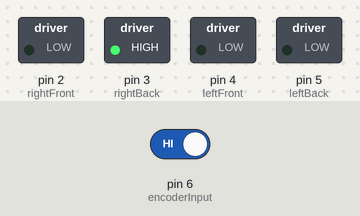
The sketch below on a simulated Arduino Uno, built with avr-gcc and run on an emulated ATmega328P. Parts: switched loads named in the sketch (green lamp = pin HIGH). The test bench sets the inputs (shaded band); at power-on: pin 6 (encoderInput) HIGH. What the sketch prints to the serial monitor is not drawn.

Above: at 0.1 s.
Timing chart, 0 to 1.6 s (numbered marks = the images above):
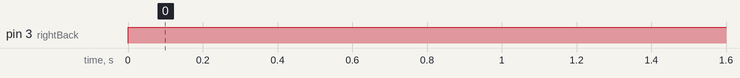

The sketch:

ArduinoSearchAndDestroy.ino
```cpp
#include "Arduino.h"
#include "TrackDriver.h"
#include "InitialiseIO.h"

#define FORWARD 0
#define LEFT 	1
#define RIGHT 	2

//The setup function is called once at startup of the sketch
void setup() {
	Serial.begin(9600);
	int temp;
	if(( temp = initIO() ) != 0 ){
		Serial.println("Failure IO init");
	}

}


// The loop function is called in an endless loop
void loop() {


	int temp = movePattern( FORWARD );
	Serial.println(temp);
	delay(10000);

}
```

InitialiseIO.cpp
```cpp
/*
 * Ciunas Bennett
 *
 *  Created on: 25 Jun 2017
 *
 */
#include "Arduino.h"

int initIO(){


	//Set output pins for track and
	for(int i=2; i<6; i++){
		pinMode(i, OUTPUT);
	}
	//set input for photodiode
	pinMode(6, INPUT);

	return 0;
}
```

InitialiseIO.h
```cpp
/*
 * Ciunas Bennett
 *
 *  Created on: 25 Jun 2017
 *
 */

#ifndef INITIALISEIO_H_
#define INITIALISEIO_H_


int initIO();


#endif /* INITIALISEIO_H_ */
```

TrackDriver.cpp
```cpp
/*
 * Ciunas Bennett
 *
 *  Created on: 23 Jun 2017
 *
 */

#include "Arduino.h"
#define FORWARD 0
#define LEFT 	1
#define RIGHT 	2
#define STOP 	3

int movePattern(int state) {

	Serial.println("New instance");
	int detectState1 = 0; // Variable for reading the encoder status
	int detectState2 = 0; // Variable for reading the encoder status
	int numSlits = 0;
	int rightFront = 2;
	int rightBack = 3;
	int leftFront = 4;
	int leftBack = 5;
	int state1 = 0;
	const int encoderInput = 6;
	digitalWrite(13, 0);
//	digitalWrite(2, LOW); // turn the LED on (HIGH is the voltage level)
//	digitalWrite(3, HIGH); // turn the LED on (HIGH is the voltage level)
//
//	digitalWrite(leftFront, HIGH); // turn the LED on (HIGH is the voltage level)
//	digitalWrite(leftBack, LOW);

	switch (state) {

	case FORWARD:

		digitalWrite(rightFront, LOW); // turn on the tracks
		digitalWrite(rightBack, HIGH);

		photoEncoder( 6 );

		state = STOP;
		break;

	case LEFT:

		break;

	case RIGHT:

		break;

	case STOP:					//Stop all tracks
		digitalWrite(rightFront, LOW);
		digitalWrite(rightBack, LOW);
		digitalWrite(leftFront, LOW);
		digitalWrite(leftBack, LOW);
		break;

	default:
		digitalWrite(rightFront, LOW);
		digitalWrite(rightBack, LOW);
		digitalWrite(leftFront, LOW);
		digitalWrite(leftBack, LOW);
		break;

	}

	return numSlits;
}


//Counts revolutions of wheels using photoencoder
void photoEncoder(int encoderInput){

	int detectState1 = HIGH; // Variable for reading the encoder status
	int detectState2 = LOW; // Variable for reading the encoder status
	int state = 0;
	int numSlits = 0;

	switch (state) {

	case 0:

		if ((detectState1 = digitalRead(encoderInput)) == LOW) {
			state = 1;
		}
		break;

	case 1:

		if ((detectState2 = digitalRead(encoderInput)) == HIGH) {
			detectState1 = HIGH;
			detectState2 = LOW;
			state = 2;
		}

		break;

	case 2:
		if (++numSlits == 22) {
			Serial.println(numSlits);
			numSlits = 0;
		}
		state = 0;
		break;

	default:
		break;
	}
}
```

TrackDriver.h
```cpp
/*
 * Ciunas Bennett
 *
 *  Created on: 25 Jun 2017
 *
 */

#ifndef TRACKDRIVER_H_
#define TRACKDRIVER_H_

int movePattern( int );
void photoEncoder( int );

#endif /* TRACKDRIVER_H_ */
```

Measured:
- by itself, pin 3 (rightBack): LOW → HIGH at 0.00 s
